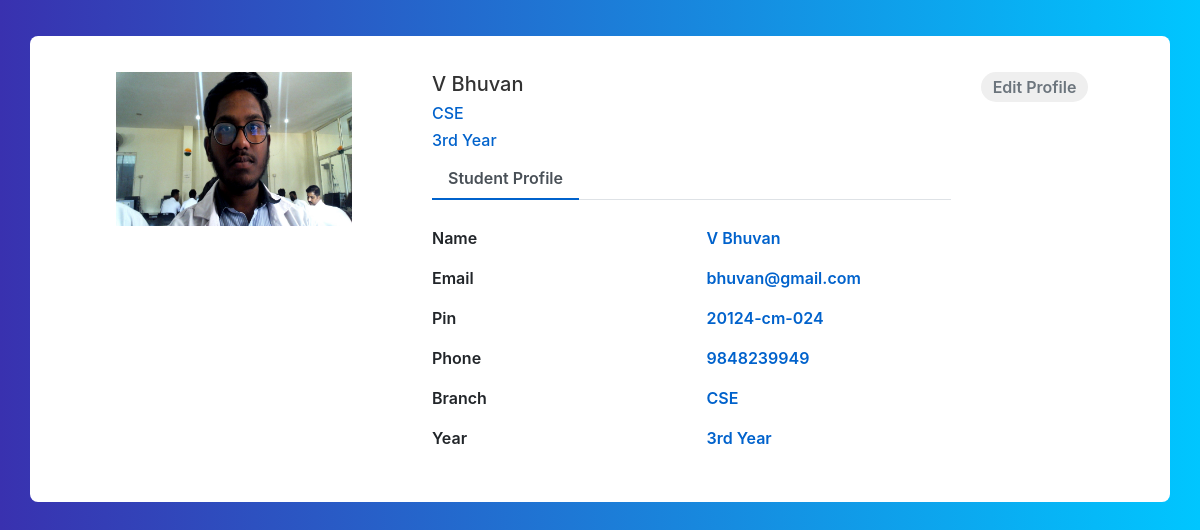
Screenshot of /details/ with the database file from the repository.
### core/models.py (models this page shows, shortened)
class Profile(models.Model):
    first_name = models.CharField(max_length=70)
    last_name = models.CharField(max_length=70)
    date = models.DateField()
    pin = models.CharField(max_length=12)
    phone = models.BigIntegerField()
    email = models.EmailField()
    profession = models.CharField(choices=branch,max_length=20,null=True,blank=False,default='CSE')     #Branch
    status = models.CharField(choices=types,max_length=20,null=True,blank=False,default='employee')     #Year
    present = models.BooleanField(default=False)
    image = models.ImageField()
    updated = models.DateTimeField(auto_now=True)

### core/views.py (the view)
# urls.py: path('details/', details, name= 'details'),
def details(request):
    try:
        last_face = LastFace.objects.last()
        profile = Profile.objects.get(Q(image__icontains=last_face))
    except:
        last_face = None
        profile = None
    context = {
        'profile': profile,
        'last_face': last_face
    }
    return render(request, 'core/details.html', context)

### core/models.py (called while the page is built)
    def __str__(self):
        return self.last_face

### core/templates/core/details.html (shortened to what this page needs)
{% extends "core/base.html" %}
{% load static %}
{% block content %}
{% if profile == None %}
<div class="container emp-profile">
    <div class="row">
        <div class="col-md-5">
            <div class="alert alert-warning">
                <svg width="1.0625em" height="1em" viewBox="0 0 17 16" class="bi bi-exclamation-triangle"
                    fill="currentColor" xmlns="http://www.w3.org/2000/svg">
                    <path fill-rule="evenodd"
                        d="M7.938 2.016a.146.146 0 0 0-.054.057L1.027 13.74a.176.176 0 0 0-.002.183c.016.03.037.05.054.06.015.01.034.017.066.017h13.713a.12.12 0 0 0 .066-.017.163.163 0 0 0 .055-.06.176.176 0 0 0-.003-.183L8.12 2.073a.146.146 0 0 0-.054-.057A.13.13 0 0 0 8.002 2a.13.13 0 0 0-.064.016zm1.044-.45a1.13 1.13 0 0 0-1.96 0L.165 13.233c-.457.778.091 1.767.98 1.767h13.713c.889 0 1.438-.99.98-1.767L8.982 1.566z" />
                    <path
                        d="M7.002 12a1 1 0 1 1 2 0 1 1 0 0 1-2 0zM7.1 5.995a.905.905 0 1 1 1.8 0l-.35 3.507a.552.552 0 0 1-1.1 0L7.1 5.995z" />
                </svg>
                <p><b>Note: </b>
                <ul>
                    <li>It takes some time to turn on the scanner if your computer hardware
                        does not meet the requirements of the face recognition software</li>
                    <li>consider providing good lighting and good resolution cameras
                        for the software to work properly</li>
                </ul>
                <small>(this window will disappear after running the first scan)</small>
                </p>
            </div>
        </div>
        <div class="col-md-1">
        </div>
        <div class="col-md-6">
            <div>
                <img src="{% static 'img/fgirl.jpg'%}" alt="" width="99%">
            </div>
        </div>
    </div>
</div>
{% else %}
<div class="container emp-profile">
        <div class="row">
            <div class="col-md-4">
                <div class="profile-img">
                    <img src="{{ profile.image.url }}" alt="" />
                </div>
            </div>
            <div class="col-md-6">
                <div class="profile-head">
                    <h5>
                        {{profile.first_name}} {{profile.last_name}}
                    </h5>
                    <h6>
                        {{profile.profession }}
                    </h6>
                    <h6>
                        {{profile.status }}
                    </h6>
                    <ul class="nav nav-tabs" id="myTab" role="tablist">
                        <li class="nav-item">
                            <a class="nav-link active" id="home-tab" data-toggle="tab" href="#home" role="tab"
                                aria-controls="home" aria-selected="true">Student Profile</a>
                        </li>
                    </ul>
                </div>
            </div>
            <div class="col-md-2">
                <a href="{% url 'edit_profile' profile.id %}"><input type="button" class="profile-edit-btn" name="btnAddMore" value="Edit Profile" /></a>
            </div>
        </div>
        <div class="row">
            <div class="col-md-4">
            </div>
            <div class="col-md-6">
                <div class="tab-content profile-tab" id="myTabContent">
                    <div class="tab-pane fade show active" id="home" role="tabpanel" aria-labelledby="home-tab">
                        <div class="row">
                            <div class="col-md-6">
                                <label>Name</label>
                            </div>
                            <div class="col-md-6">
                                <p>{{profile.first_name}} {{profile.last_name}}</p>
                            </div>
                        </div>
                        <div class="row">
                            <div class="col-md-6">
                                <label>Email</label>
                            </div>
                            <div class="col-md-6">
                                <p>{{profile.email}}</p>
                            </div>
                        </div>
                        <div class="row">
                            <div class="col-md-6">
                                <label>Pin</label>
                            </div>
                            <div class="col-md-6">
                                <p>{{profile.pin}}</p>
                            </div>
                        </div>
                        <div class="row">
                            <div class="col-md-6">
                                <label>Phone</label>
                            </div>
                            <div class="col-md-6">
                                <p>{{profile.phone}}</p>
                            </div>
                        </div>
                        <div class="row">
                            <div class="col-md-6">
                                <label>Branch</label>
                            </div>
                            <div class="col-md-6">
                                <p>{{ profile.profession }}</p>
                            </div>
                        </div>
                        <div class="row">
                            <div class="col-md-6">
                                <label>Year</label>
                            </div>
                            <div class="col-md-6">
                                <p>{{ profile.status }}</p>
                            </div>
                        </div>
                    </div>
                </div>
            </div>
        </div>
</div>
{% endif %}
{% endblock content %}

### static/css/details.css (style rules this page uses)
.emp-profile { padding: 3%; margin-top: 3%; margin-bottom: 3%; border-radius: 0.5rem; background: #fff; }
.profile-img { text-align: center; }
.profile-img img { width: 70%; height: 100%; }
.profile-head h5 { color: #333; }
.profile-head h6 { color: #0062cc; }
.profile-edit-btn { border: none; border-radius: 1.5rem; width: 70%; padding: 2%; font-weight: 600; color: #6c757d; cursor: pointer; }
.profile-head .nav-tabs { margin-bottom:5%; }
.profile-head .nav-tabs .nav-link { font-weight:600; border: none; }
.profile-head .nav-tabs .nav-link.active { border: none; border-bottom:2px solid #0062cc; }
.profile-tab label { font-weight: 600; }
.profile-tab p { font-weight: 600; color: #0062cc; }

### static/css/body.css (style rules this page uses)
body { background: -webkit-linear-gradient(left, #3931af, #00c6ff); }

### rows the page displays
Profile: image (picture), first_name "V", last_name "Bhuvan", profession "CSE", status "3rd Year", email "bhuvan@gmail.com", pin "20124-cm-024", phone "9848239949"
